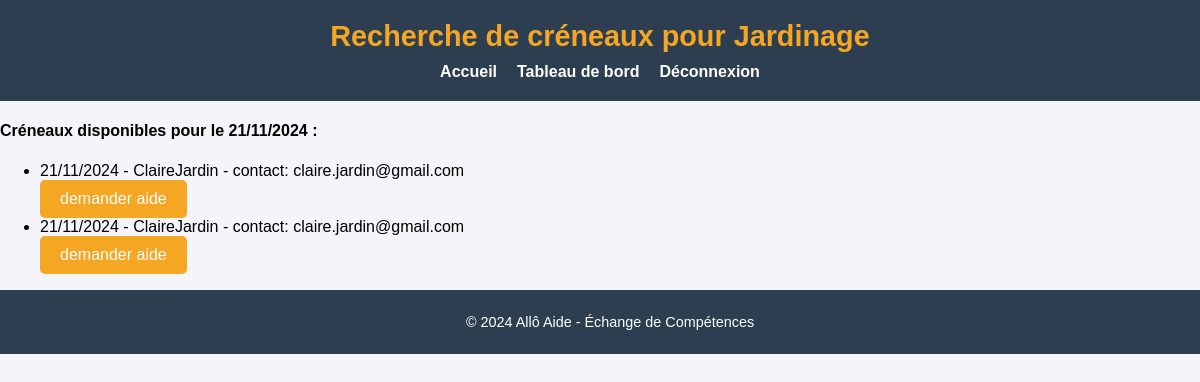
The app's page /find-slots/4/2024-11-21/ with its own data.
### allo_aide/models.py (models this page shows, shortened)
class Skill(models.Model):
    name = models.CharField(max_length=100, unique=True)
    user = models.ForeignKey(User, on_delete=models.CASCADE, related_name="availability_user")

class TimeSlot(models.Model):
    date = models.DateField()
    skill = models.ForeignKey(Skill, on_delete=models.CASCADE)
    user = models.ForeignKey(User, on_delete=models.CASCADE, related_name="availability_slots")
    is_available = models.BooleanField(default=True)

### allo_aide/views.py (the view)
# urls.py: path('find-slots/<int:skill_id>/<str:date>/', views.find_slots, name='find_slots'),
def find_slots(request, skill_id, date):
    skill = get_object_or_404(Skill, id=skill_id)
    error_message = None
    try:
        date_obj = datetime.datetime.strptime(date, '%Y-%m-%d').date()
    except ValueError:
        error_message = 'Invalid date format. Please enter a date in YYYY-MM-DD format.'
        date_obj = None
    if date_obj:
        available_slots = TimeSlot.objects.filter(skill=skill, date=date_obj, is_available=True)
    else:
        available_slots = []
    return render(request, 'allo_aide/find_slots.html', {
        'available_slots': available_slots,
        'skill': skill,
        'date': date_obj,
        'error_message': error_message,
    })

### allo_aide/templates/allo_aide/find_slots.html (shortened to what this page needs)
<!DOCTYPE html>
<html lang="fr">
<head>
    {% load static %}
    <link rel="stylesheet" href="{% static 'allo_aide/style.css' %}">
</head>
<body>
    <header>
        <h3>Recherche de créneaux pour {{ skill.name }}</h3>
        <nav>
            <ul>
                <li><a href="{% url 'allo_aide:home' %}">Accueil</a></li>
                <li><a href="{% url 'allo_aide:home_user' %}">Tableau de bord</a></li>
                <li><a href="{% url 'allo_aide:logout' %}">Déconnexion</a></li>
            </ul>
        </nav>
    </header>
    <main>
        <section>
            {% if available_slots %}
                <h4>Créneaux disponibles pour le {{ date|date:"d/m/Y" }} :</h4>
                <ul>
                    {% for slot in available_slots %}
                        <li>{{ slot.date|date:"d/m/Y" }} - {{ slot.user.username }} - contact: {{ slot.user.email }}</li>
                    <form action="{% url 'allo_aide:reserve_slot' slot.id %}" method="post">
                    <button type="submit">demander aide</button>
                </form>
                    {% endfor %}
                </ul>
            {% else %}
                <p>il n' y a pas créneau libre</p>
            {% endif %}
        </section>
    </main>
    <footer>
        <p>&copy; 2024 Allô Aide - Échange de Compétences</p>
    </footer>
</body>
</html>

### allo_aide/static/allo_aide/style.css (style rules this page uses)
body { font-family: 'Arial', sans-serif; margin: 0; padding: 0; background-color: #f4f4f9; }
header { background-color: #2d3e50; padding: 20px; color: white; text-align: center; }
header h3 { margin: 0; font-size: 1.8em; color: #f5a623; }
nav ul { list-style-type: none; padding: 0; margin: 10px 0 0 0; display: flex; justify-content: center; gap: 20px; color: white; }
nav ul li { display: inline; }
nav ul li a { color: white; text-decoration: none; font-weight: bold; }
footer { text-align: center; padding: 10px; background-color: #2d3e50; color: white; bottom: 0; width: 100%; font-size: 0.9em; }
button { background-color: #f5a623; color: white; border: none; padding: 10px 20px; font-size: 1em; cursor: pointer; border-radius: 5px; transition: background-color 0.3s; }

### records on screen
Skill: name "Jardinage"
TimeSlot: date "21/11/2024", user.username "ClaireJardin", user.email "claire.jardin@gmail.com"
TimeSlot: date "21/11/2024", user.username "ClaireJardin", user.email "claire.jardin@gmail.com"

### other values on screen
{{ date|date:"d/m/Y" }} "21/11/2024"
